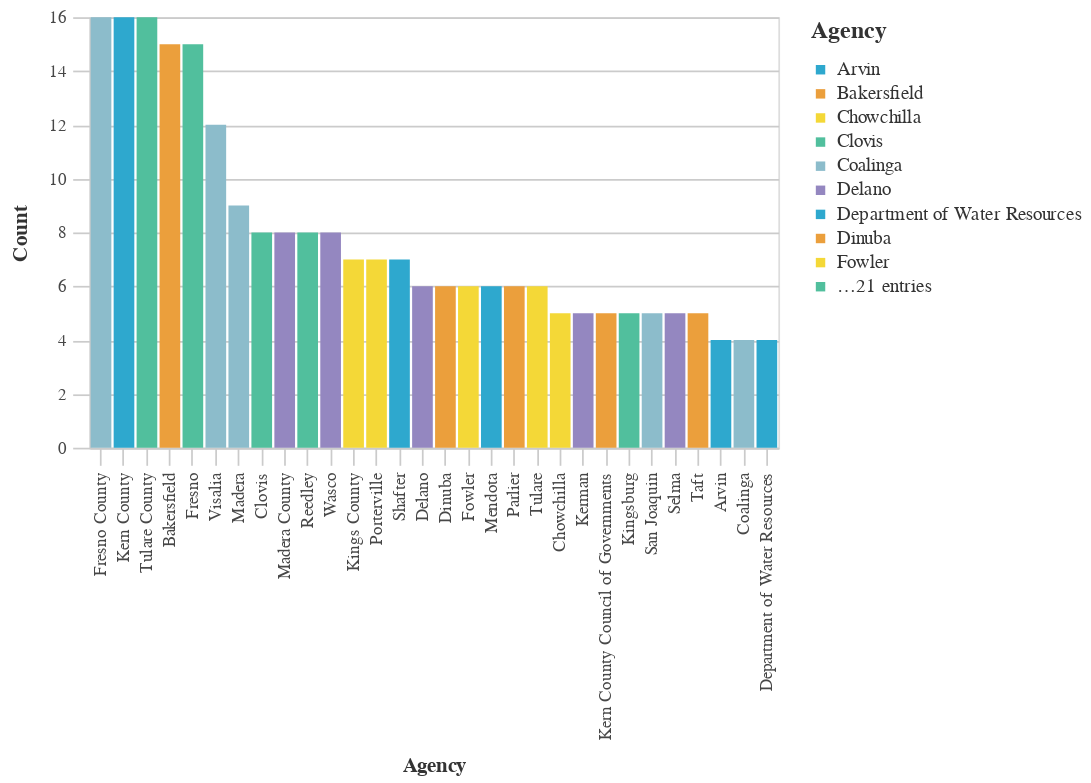

Notebook source saved alongside this figure:
### Code cell
#Bar chart Agencies With The Most Unique Prefix Codes
    
chart3 = (_dla_utils_reports.basic_bar_chart_no_save(((_dla_utils_reports.get_nunique(df, 'prefix', 'primary_agency_name')).head(30)),
                            'primary_agency_name', 'n', 'primary_agency_name', district))
    
display(HTML("<h4><strong>Agencies With The Most Unique Prefix Codes</strong></h4>"))
chart3

### Figure 1 — Vega-Lite specification as saved in the notebook (floating-point values rounded to 4 significant figures)
{"config": {"view": {"continuousWidth": 400, "continuousHeight": 300}, "axis": {"domainColor": "#cbcbcb", "grid": true, "gridColor": "#cbcbcb", "gridWidth": 1, "labelColor": "#474747", "labelFont": "Nunito Sans", "labelFontSize": 10, "labelPadding": 4, "tickColor": "#cbcbcb", "tickSize": 10, "titleColor": "#333", "titleFont": "Raleway", "titleFontSize": 12, "titlePadding": 10}, "axisBand": {"grid": false}, "background": "white", "font": "Raleway", "header": {"labelFont": "Nunito Sans", "titleFont": "Raleway"}, "legend": {"labelColor": "#333", "labelFont": "Nunito Sans", "labelFontSize": 11, "labelLimit": 0, "padding": 1, "symbolSize": 30, "symbolType": "square", "titleColor": "#333", "titleFont": "Raleway", "titleFontSize": 14, "titlePadding": 10}, "title": {"anchor": "middle", "font": "Raleway", "fontSize": 18, "fontWeight": 300, "offset": 20}}, "data": {"name": "data-d239b4836c9e010704a0543a5c9a0f5b"}, "mark": "bar", "encoding": {"color": {"field": "primary_agency_name", "legend": {"symbolLimit": 10, "title": "Agency"}, "scale": {"range": ["#2EA8CE", "#EB9F3C", "#F4D837", "#51BF9D", "#8CBCCB", "#9487C0"]}, "type": "nominal"}, "tooltip": [{"field": "primary_agency_name", "type": "nominal"}, {"field": "n", "type": "quantitative"}], "x": {"field": "primary_agency_name", "sort": "-y", "title": "Agency", "type": "nominal"}, "y": {"field": "n", "title": "Count", "type": "quantitative"}}, "height": 250, "width": 400, "$schema": "https://vega.github.io/schema/vega-lite/v4.17.0.json", "datasets": {"data-d239b4836c9e010704a0543a5c9a0f5b": [{"primary_agency_name": "Fresno County", "n": 16}, {"primary_agency_name": "Kern County", "n": 16}, {"primary_agency_name": "Tulare County", "n": 16}, {"primary_agency_name": "Bakersfield", "n": 15}, {"primary_agency_name": "Fresno", "n": 15}, {"primary_agency_name": "Visalia", "n": 12}, {"primary_agency_name": "Madera", "n": 9}, {"primary_agency_name": "Clovis", "n": 8}, {"primary_agency_name": "Madera County", "n": 8}, {"primary_agency_name": "Reedley", "n": 8}, {"primary_agency_name": "Wasco", "n": 8}, {"primary_agency_name": "Kings County", "n": 7}, {"primary_agency_name": "Porterville", "n": 7}, {"primary_agency_name": "Shafter", "n": 7}, {"primary_agency_name": "Delano", "n": 6}, {"primary_agency_name": "Dinuba", "n": 6}, {"primary_agency_name": "Fowler", "n": 6}, {"primary_agency_name": "Mendota", "n": 6}, {"primary_agency_name": "Parlier", "n": 6}, {"primary_agency_name": "Tulare", "n": 6}, {"primary_agency_name": "Chowchilla", "n": 5}, {"primary_agency_name": "Kerman", "n": 5}, {"primary_agency_name": "Kern County Council of Governments", "n": 5}, {"primary_agency_name": "Kingsburg", "n": 5}, {"primary_agency_name": "San Joaquin", "n": 5}, {"primary_agency_name": "Selma", "n": 5}, {"primary_agency_name": "Taft", "n": 5}, {"primary_agency_name": "Arvin", "n": 4}, {"primary_agency_name": "Coalinga", "n": 4}, {"primary_agency_name": "Department of Water Resources", "n": 4}]}}
